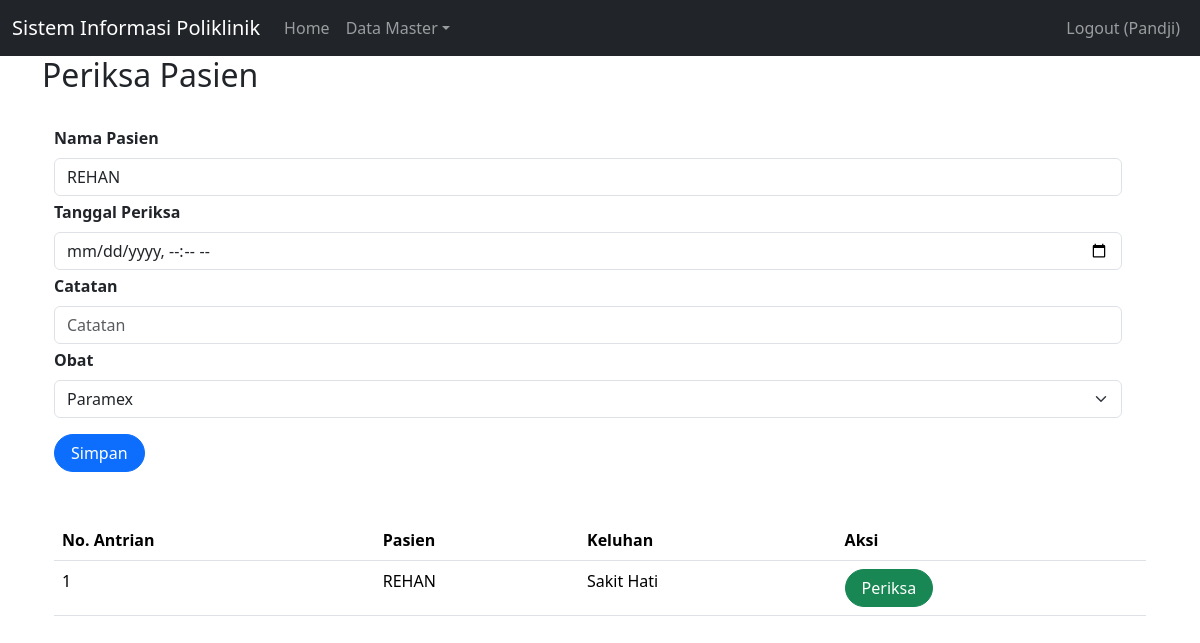
The app's page /index.php?page=periksa&id=1&dpid=1 (signed in), older data.
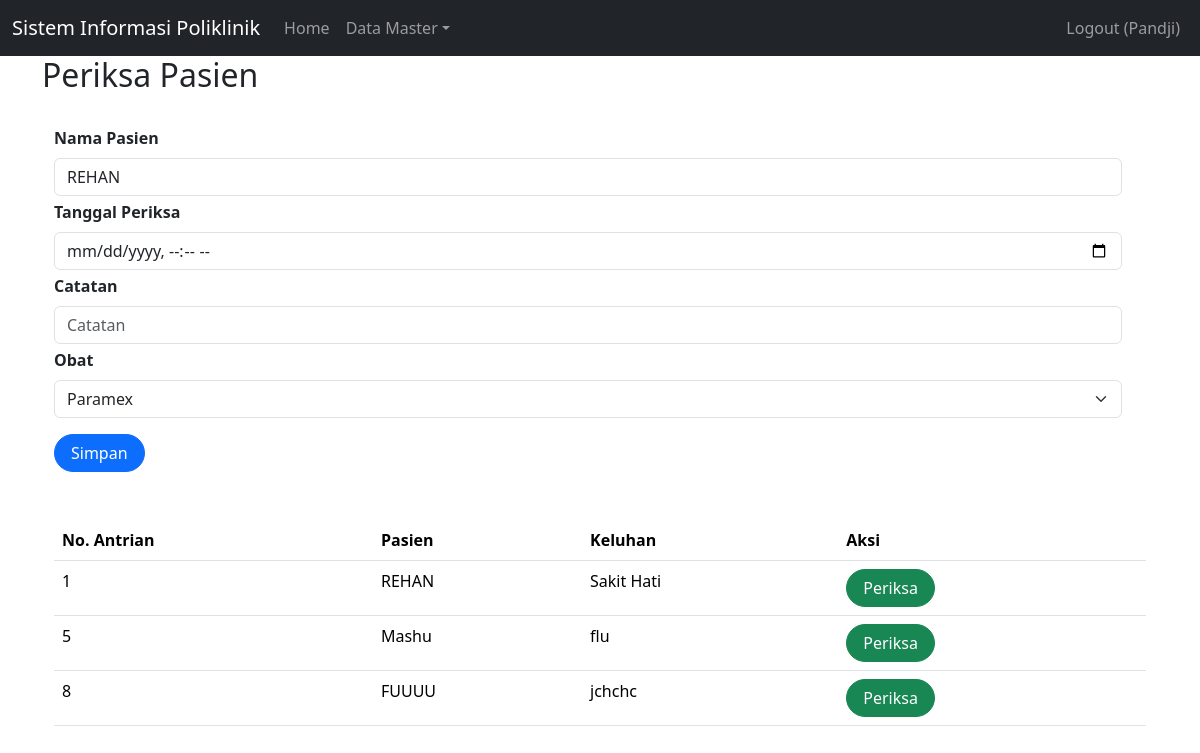
The same page, newer data.
### tables this page shows
CREATE TABLE `daftar_poli` (
  `id` int(11) NOT NULL,
  `id_pasien` int(11) NOT NULL,
  `id_jadwal` int(11) NOT NULL,
  `keluhan` text NOT NULL,
  `no_antrian` int(11) NOT NULL
);

CREATE TABLE `pasien` (
  `id` int(11) NOT NULL,
  `nama` varchar(255) NOT NULL,
  `alamat` varchar(255) NOT NULL,
  `no_ktp` varchar(255) NOT NULL,
  `no_hp` varchar(50) NOT NULL,
  `no_rm` varchar(25) NOT NULL
);

### periksa.php (the view, shortened to what this page needs)
<h2>Periksa Pasien</h2>
<br>
<div class="container">
    <?php
        if (isset($_GET["id"])) {
    ?>
            <form class="form row" method="POST" action="" name="myForm" onsubmit="return(validate());">
                <?php
                $nama_pasien = '';
                if (isset($_GET['id'])) {
                    $ambil = mysqli_query($mysqli, "SELECT ps.*
                                                        FROM pasien AS ps
                                                            WHERE ps.id = '" . $_GET['id'] . "'"
                                                        );
                    while ($row = mysqli_fetch_array($ambil)) {
                        $nama_pasien = $row['nama'];
                    }
                ?>
                <?php
                }
                ?>
                <div class="row">
                    <label for="inputNama" class="form-label fw-bold">
                        Nama Pasien
                    </label>
                    <div>
                        <input type="text" readonly class="form-control" name="nama_pasien" id="inputNama" placeholder="Nama Pasien" value="<?php echo $nama_pasien ?>">
                    </div>
                </div>
                <div class="row mt-1">
                    <label for="inputJadwal" class="form-label fw-bold">
                        Tanggal Periksa
                    </label>
                    <div>
                        <input type="datetime-local" class="form-control" name="tgl_periksa" id="inputJadwal" required placeholder="Tanggal Periksa">
                    </div>
                </div>
                <div class="row mt-1">
                    <label for="inputCatatan" class="form-label fw-bold">
                        Catatan
                    </label>
                    <div>
                        <input type="text" class="form-control" name="catatan" id="inputCatatan" required placeholder="Catatan">
                    </div>
                </div>
                <div class="row mt-1">
                <label for="inputObat" class="form-label fw-bold">
                    Obat
                </label>
                <div>
                    <select class="form-select" aria-label="Default select example" name="new_id_obat" id ="inputObat">
                        <?php
                            $ambilObat = mysqli_query($mysqli, "SELECT * FROM obat");
                            while ($row = mysqli_fetch_array($ambilObat)) {
                                echo "<option value='" . $row["id"] . "'>" . $row["nama_obat"] . "</option>";
                            }
                        ?>
                    </select>
                </div>
                </div>
                <div class="row mt-3">
                    <div class=col>
                        <button type="submit" id="submit" class="btn btn-primary rounded-pill px-3 mt-auto" name="simpan">Simpan</button>
                    </div>
                </div>
            </form>
    <?php
        }
    ?>
    <br>
    <br>
    <table class="table table-hover">
        <thead>
            <tr>
                <th scope="col">No. Antrian</th>
                <th scope="col">Pasien</th>
                <th scope="col">Keluhan</th>
                <th scope="col">Aksi</th>
            </tr>
        </thead>
        <tbody>
            <?php
            $result = mysqli_query($mysqli, "SELECT ps.id, ps.nama AS nama_pasien, dp.id AS dpid, dp.keluhan, dp.no_antrian
                                                FROM daftar_poli AS dp
                                                    JOIN pasien AS ps ON ps.id = dp.id_pasien
                                                    JOIN jadwal_periksa AS jp ON dp.id_jadwal = dp.id_jadwal
                                                    JOIN dokter AS dok ON jp.id_dokter = dok.id
                                                WHERE  dp.id_jadwal = jp.id AND jp.id_dokter = '".$_SESSION['id_dokter']."'
                                                    ");
            while ($data = mysqli_fetch_array($result)) {
            ?>
                <tr>
                    <td><?php echo $data['no_antrian'] ?></td>
                    <td><?php echo $data['nama_pasien'] ?></td>
                    <td><?php echo $data['keluhan'] ?></td>
                    <td>
                        <a class="btn btn-success rounded-pill px-3" href="index.php?page=periksa&id=<?php echo $data['id'] ?>&dpid=<?php echo $data['dpid'] ?>">Periksa</a>
                    </td>
                </tr>
            <?php
            }
            ?>
        </tbody>
    </table>

Row changes from the older to the newer data that the page shows:
added daftar_poli: no_antrian "5", id_pasien.nama "Mashu", keluhan "flu"
added daftar_poli: no_antrian "8", id_pasien.nama "FUUUU", keluhan "jchchc"
